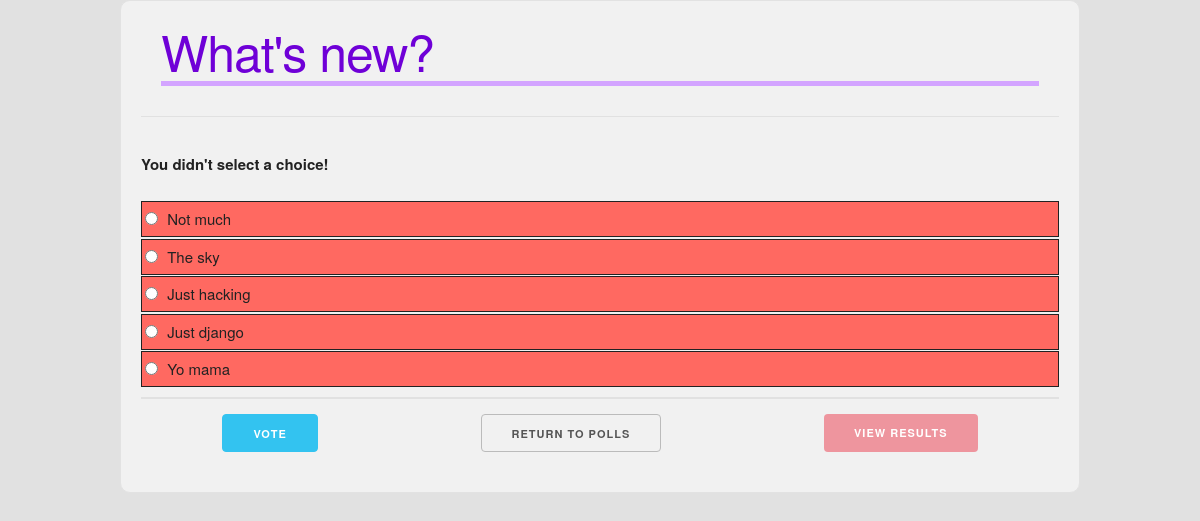
The page /polls/1/vote/ on the database its author committed.
### polls/models.py (models this page shows, shortened)
class Question(models.Model):
    question_text = models.CharField(max_length=200)
    pub_date = models.DateTimeField('date published')

class Choice(models.Model):
    question = models.ForeignKey(Question, on_delete=models.CASCADE)
    choice_text = models.CharField(max_length=200)
    votes = models.IntegerField(default=0)

### polls/views.py (the view)
# urls.py: path('<int:question_id>/vote/', views.vote, name='vote'),
def vote(request, question_id):
    question = get_object_or_404(Question, pk=question_id)
    try:
        selected_choice = question.choice_set.get(pk=request.POST['choice'])
    except (KeyError, Choice.DoesNotExist):
        return render(request, 'polls/detail.html', {
            'question': question,
            'error_message': "You didn't select a choice!",
        })
    else:
        selected_choice.votes += 1
        selected_choice.save()
        return HttpResponseRedirect(reverse('polls:result', args=(question.id,)))

### polls/templates/polls/detail.html (shortened to what this page needs)
{% extends 'polls/base.html' %}
{% block content %}
    <h1>{{question.question_text}}</h1> <hr>
    {% if error_message %} <p><strong>{{ error_message }}</strong</p> {% endif %}
    <form action=" {% url 'polls:vote' question.id %}" method="POST">
    <div class="vote-form">
        {% for choice in question.choice_set.all %}
            <div class="vote-choice">
                <label for="choice{{forloop.counter}}">
                <input type="radio" name="choice" is="choice{{forloop.counter}}" value="{{ choice.id }}">
                    <span class="label-body">
                    {{choice.choice_text}}
                    </span>
                </label>
            </div>
        {% endfor %}
    </div>
    <div class="vote-btn">
        <input type="submit" class="button-primary" value="Vote">
        <a href="{% url 'polls:index' %}" class="button">Return to polls</a>
        <a href="{% url 'polls:result' question.id %}" class="button  button-red">View results</a>
    </div>
    </form>
{% endblock content %}

### polls/static/polls/skeleton.css (style rules this page uses)
html { font-size: 62.5%; }
body { font-size: 1.5em; line-height: 1.6; font-weight: 400; font-family: "Raleway", "HelveticaNeue", "Helvetica Neue", Helvetica, Arial, sans-serif; color: #222; }
h1, h2, h3, h4, h5, h6 { margin-top: 0; margin-bottom: 2rem; font-weight: 300; }
h1 { font-size: 4rem; line-height: 1.2; letter-spacing: -0.1rem; }
@media (min-width: 550px) { h1 { font-size: 5rem; } }
p { margin-top: 0; }
a { color: #1eaedb; }
.button, button, input[type="submit"], input[type="reset"], input[type="button"] { display: inline-block; height: 38px; padding: 0 30px; color: #555; text-align: center; font-size: 11px; font-weight: 600; line-height: 38px; letter-spacing: 0.1rem; text-transform: uppercase; text-decoration: none; white-space: nowrap; background-color: transparent; border-radius: 4px; border: 1px solid #bbb; cursor: pointer; box-sizing: border-box; }
.button.button-primary, button.button-primary, input[type="submit"].button-primary, input[type="reset"].button-primary, input[type="button"].button-primary { color: #fff; background-color: #33c3f0; border-color: #33c3f0; }
label, legend { display: block; margin-bottom: 0.5rem; font-weight: 600; }
input[type="checkbox"], input[type="radio"] { display: inline; }
label > .label-body { display: inline-block; margin-left: 0.5rem; font-weight: normal; }
button, .button { margin-bottom: 1rem; }
input, textarea, select, fieldset { margin-bottom: 1.5rem; }
pre, blockquote, dl, figure, table, p, ul, ol, form { margin-bottom: 2.5rem; }
hr { margin-top: 3rem; margin-bottom: 3.5rem; border-width: 0; border-top: 1px solid #e1e1e1; }

### polls/static/polls/custom.css (style rules this page uses)
.button-red { background-color: #ee959e; color: #fff; border: none; }

### polls/static/polls/polls.css (style rules this page uses)
h1 { color: #6f00d7; border-bottom: 5px solid; border-color: #d3a4ff; margin: 20px; }
body { background-color: #e1e1e1; padding: 0px; }
.vote-btn { display: -webkit-box; display: -ms-flexbox; display: flex; -ms-flex-pack: distribute; justify-content: space-around; }
.vote-form { border-bottom: 2px solid; border-color: #e1e1e1; margin-bottom: 1.5rem; }
.vote-choice { display: -webkit-box; display: -ms-flexbox; display: flex; -webkit-box-orient: vertical; -webkit-box-direction: normal; -ms-flex-direction: column; flex-direction: column; -webkit-box-align: start; -ms-flex-align: start; align-items: flex-start; -webkit-box-pack: center; -ms-flex-pack: center; justify-content: center; border: 1px solid; padding: 0.2rem 0; margin-bottom: 0.15rem; height: 3rem; background-color: #ff6961; }
.vote-choice:last-child { margin-bottom: 1rem; }
.vote-choice input { margin: 0 0 0 0.3rem; }
.vote-choice label { margin: 0; }

### rows shown on the page
Question: question_text "What's new?"
Choice: choice_text "Not much"
Choice: choice_text "The sky"
Choice: choice_text "Just hacking"
Choice: choice_text "Just django"
Choice: choice_text "Yo mama"

### other values the page prints
{{ error_message }} "You didn't select a choice!"
